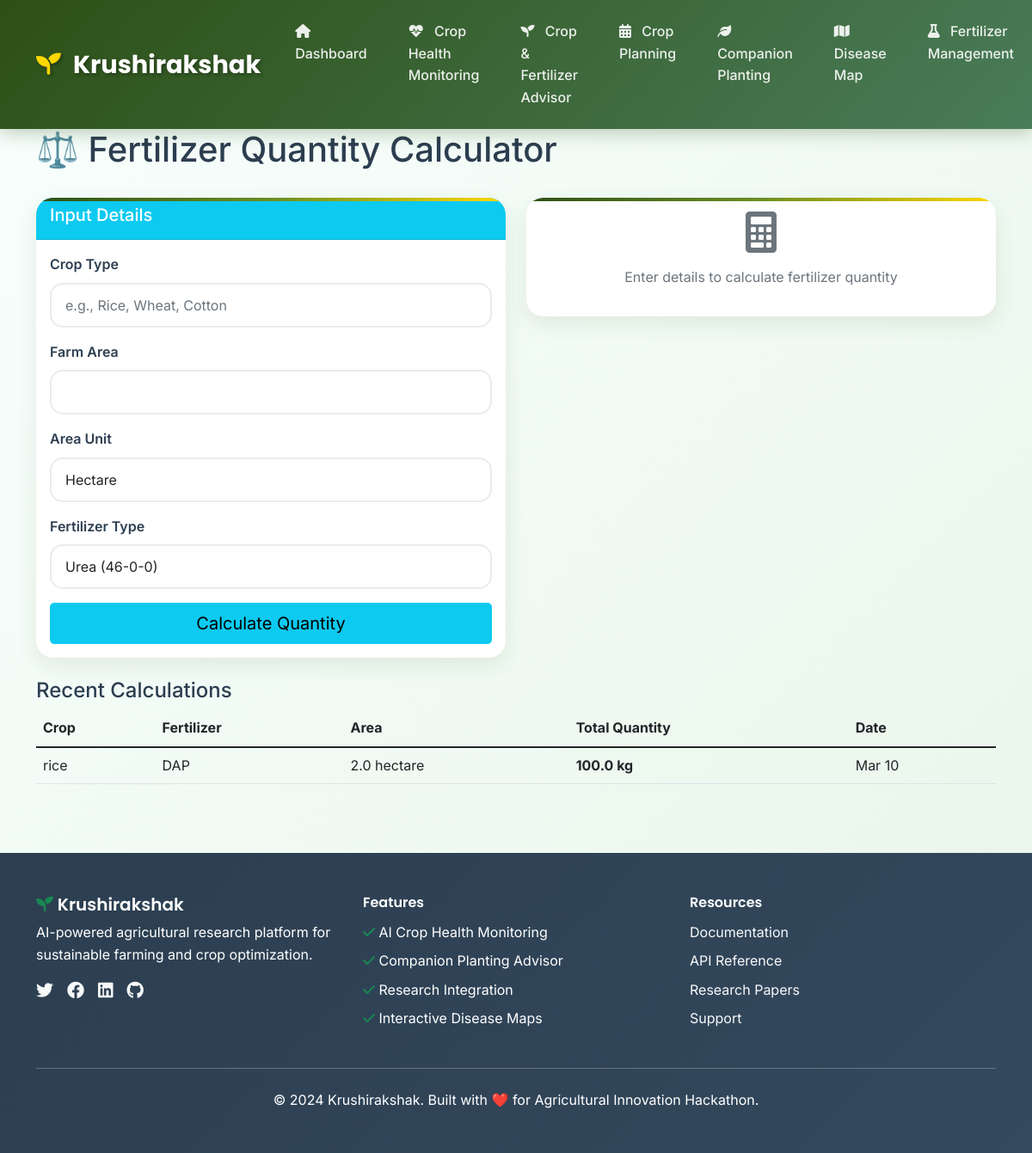
/fertilizer/quantity/ (signed in), run on the app's committed database.
### core/models.py (models this page shows, shortened)
class FertilizerQuantity(models.Model):
    crop_type = models.CharField(max_length=100)
    farm_area = models.FloatField()  # in hectares
    area_unit = models.CharField(max_length=20, default='hectare')
    fertilizer_type = models.CharField(max_length=100)
    quantity_per_unit = models.FloatField()  # kg per hectare/acre
    total_quantity = models.FloatField()  # total kg required
    application_method = models.TextField()
    created_at = models.DateTimeField(auto_now_add=True)

### core/fertilizer_views.py (the view, shortened to what this page needs)
# urls.py: path('fertilizer/quantity/', fert_views.fertilizer_quantity_calculator, name='fertilizer_quantity'),
@login_required
def fertilizer_quantity_calculator(request):
    calculation = None
    recent_calculations = FertilizerQuantity.objects.all().order_by('-created_at')[:10]
    context = {
        'calculation': calculation,
        'recent_calculations': recent_calculations,
    }
    return render(request, 'core/fertilizer_quantity.html', context)

### templates/core/fertilizer_quantity.html (shortened to what this page needs)
{% extends 'base.html' %}
{% block content %}
<div class="container mt-4">
    <div class="d-flex justify-content-between align-items-center mb-4">
        <div>
            <a href="{% url 'fertilizer_dashboard' %}" class="btn btn-outline-secondary mb-2">
                <i class="fas fa-arrow-left"></i> Back to Dashboard
            </a>
            <h1>⚖️ Fertilizer Quantity Calculator</h1>
        </div>
    </div>
    <div class="row">
        <div class="col-md-6">
            <div class="card">
                <div class="card-header bg-info text-white">
                    <h5>Input Details</h5>
                </div>
                <div class="card-body">
                    <form method="post">
                        <div class="mb-3">
                            <label class="form-label">Crop Type</label>
                            <input type="text" name="crop_type" class="form-control" placeholder="e.g., Rice, Wheat, Cotton" required>
                        </div>
                        <div class="mb-3">
                            <label class="form-label">Farm Area</label>
                            <input type="number" name="farm_area" class="form-control" step="0.1" required>
                        </div>
                        <div class="mb-3">
                            <label class="form-label">Area Unit</label>
                            <select name="area_unit" class="form-control" required>
                                <option value="hectare">Hectare</option>
                            </select>
                        </div>
                        <div class="mb-3">
                            <label class="form-label">Fertilizer Type</label>
                            <select name="fertilizer_type" class="form-control" required>
                                <option value="Urea">Urea (46-0-0)</option>
                            </select>
                        </div>
                        <button type="submit" class="btn btn-info btn-lg w-100">Calculate Quantity</button>
                    </form>
                </div>
            </div>
        </div>
        <div class="col-md-6">
            {% if calculation %}
            <div class="card border-success">
                <div class="card-header bg-success text-white">
                    <h5>✅ Calculation Result</h5>
                </div>
                <div class="card-body">
                    <h4>{{ calculation.fertilizer_type }}</h4>
                    <p class="text-muted">For {{ calculation.crop_type }}</p>
                    <hr>
                    <div class="row text-center mb-3">
                        <div class="col-6">
                            <h6>Farm Area</h6>
                            <h3 class="text-primary">{{ calculation.farm_area }}</h3>
                            <p>{{ calculation.area_unit }}</p>
                        </div>
                        <div class="col-6">
                            <h6>Per {{ calculation.area_unit|title }}</h6>
                            <h3 class="text-info">{{ calculation.quantity_per_unit|floatformat:1 }}</h3>
                            <p>kg</p>
                        </div>
                    </div>
                    <div class="alert alert-success text-center">
                        <h5>Total Required Quantity</h5>
                        <h2 class="mb-0">{{ calculation.total_quantity|floatformat:1 }} kg</h2>
                    </div>
                    <div class="card bg-light">
                        <div class="card-body">
                            <h6>Application Method</h6>
                            <p class="mb-0">{{ calculation.application_method }}</p>
                        </div>
                    </div>
                </div>
            </div>
            {% else %}
            <div class="card">
                <div class="card-body text-center">
                    <i class="fas fa-calculator fa-3x text-muted mb-3"></i>
                    <p class="text-muted">Enter details to calculate fertilizer quantity</p>
                </div>
            </div>
            {% endif %}
        </div>
    </div>
    {% if recent_calculations %}
    <div class="mt-4">
        <h4>Recent Calculations</h4>
        <div class="table-responsive">
            <table class="table table-hover">
                <thead>
                    <tr>
                        <th>Crop</th>
                        <th>Fertilizer</th>
                        <th>Area</th>
                        <th>Total Quantity</th>
                        <th>Date</th>
                    </tr>
                </thead>
                <tbody>
                    {% for calc in recent_calculations %}
                    <tr>
                        <td>{{ calc.crop_type }}</td>
                        <td>{{ calc.fertilizer_type }}</td>
                        <td>{{ calc.farm_area }} {{ calc.area_unit }}</td>
                        <td><strong>{{ calc.total_quantity|floatformat:1 }} kg</strong></td>
                        <td>{{ calc.created_at|date:"M d" }}</td>
                    </tr>
                    {% endfor %}
                </tbody>
            </table>
        </div>
    </div>
    {% endif %}
</div>
{% endblock %}

### templates/base.html (style rules this page uses)
:root { --primary-green: #2d5016; --secondary-green: #4a7c59; --accent-green: #6b8e23; --light-green: #90ee90; --earth-brown: #8b4513; --sky-blue: #87ceeb; --sunshine-yellow: #ffd700; --harvest-orange: #ff8c00; --text-dark: #2c3e50; --text-light: #7f8c8d; --bg-light: #f8fffe; --card-shadow: 0 8px 25px rgba(45, 80, 22, 0.1); --hover-shadow: 0 12px 35px rgba(45, 80, 22, 0.15); }
* { margin: 0; padding: 0; box-sizing: border-box; }
body { font-family: 'Inter', sans-serif; background: linear-gradient(135deg, #f8fffe 0%, #e8f5e8 100%); color: var(--text-dark); line-height: 1.6; }
.card { border: none; border-radius: 20px; box-shadow: var(--card-shadow); transition: all 0.4s ease; background: white; overflow: hidden; position: relative; }
.card::before { content: ''; position: absolute; top: 0; left: 0; right: 0; height: 4px; background: linear-gradient(90deg, var(--primary-green), var(--accent-green), var(--sunshine-yellow)); }
.form-control { border: 2px solid #e9ecef; border-radius: 15px; padding: 0.75rem 1rem; transition: all 0.3s ease; font-size: 1rem; }
.form-label { font-weight: 600; color: var(--text-dark); margin-bottom: 0.5rem; }

### data on the page
FertilizerQuantity: crop_type "rice", fertilizer_type "DAP", farm_area "2.0", area_unit "hectare", total_quantity "100.0", created_at "Mar 10"
